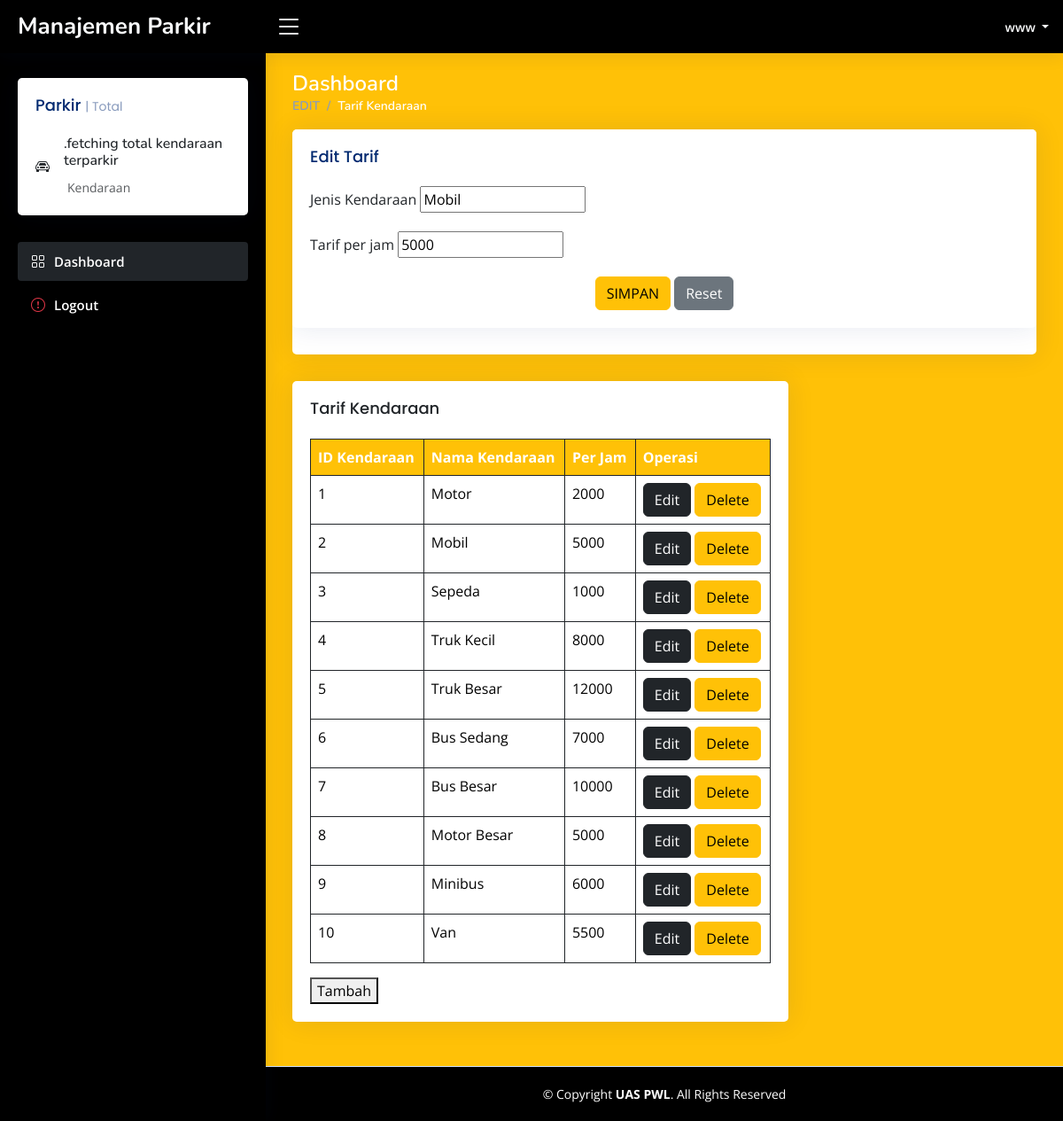
Page /editke.php?id_kendaraan=2 (signed in) on the committed database.
### tables this page shows
CREATE TABLE `tarif_kendaraan` (
  `id_kendaraan` int(3) NOT NULL,
  `nama_kendaraan` varchar(30) NOT NULL,
  `tarif_per_jam` int(255) NOT NULL
);

### tarif.php (the view)
<div class="col-lg-8">
  <?php
  $sql_tarif_kendaraan = "SELECT * FROM tarif_kendaraan";
  $result_tarif_kendaraan = $conn->query($sql_tarif_kendaraan);
  ?>
  <div class="card">
    <div class="card-body">
      <h5 class="card-title text-dark">Tarif Kendaraan</h5>
      <table class="table table-bordered border-dark">
        <thead>
          <tr>
            <th scope="col" class="bg-warning text-white">ID Kendaraan</th>
            <th scope="col" class="bg-warning text-white">Nama Kendaraan</th>
            <th scope="col" class="bg-warning text-white">Per Jam</th>
            <th scope="col" class="bg-warning text-white hidden-link">Operasi</th>
          </tr>
        </thead>
        <tbody>
          <?php while ($row = $result_tarif_kendaraan->fetch_assoc()) { ?>
            <tr>
              <td>
                <?php echo $row["id_kendaraan"]; ?>
              </td>
              <td>
                <?php echo $row["nama_kendaraan"]; ?>
              </td>
              <td>
                <?php echo $row["tarif_per_jam"]; ?>
              </td>
              <td class="hidden-link">
                <a href='editke.php?id_kendaraan=<?php echo $row["id_kendaraan"]; ?>' class='btn btn-dark'>Edit</a>
                <a href='deletep.php?id_kendaraan=<?php echo $row["id_kendaraan"]; ?>' class='btn btn-warning'>Delete</a>
              </td>
            </tr>
          <?php } ?>
        </tbody>
      </table>
      <button type="button" onclick="window.location.href='createTarif.php'"
        class=" btn-warning hidden-link">Tambah</button>
    </div>
  </div>
</div>

### editke.php (shortened to what this page needs)
<?php
include('bootstrapper.php');
include('header.php');
include('sidebar.php');
require "conn.php";
$id = isset($_GET['id_kendaraan']) ? $_GET['id_kendaraan'] : '';
$data = mysqli_query($conn, "SELECT * FROM tarif_kendaraan WHERE id_kendaraan='$id'");
while($d = mysqli_fetch_array($data)) {
?>
<?php require('mainfetch.php') ?>
<body>
  <main id="main" class="main bg-warning">
    <div class="pagetitle">
      <h1 class="text-white">Dashboard</h1>
      <nav>
        <ol class="breadcrumb">
          <li class="breadcrumb-item"><a href="index.php">EDIT</a></li>
          <li class="breadcrumb-item active text-white">Tarif Kendaraan</li>
        </ol>
      </nav>
      <div class="col-lg-12">
        <div class="col-12">
          <div class="card recent-sales overflow-auto">
            <div class="card">
              <div class="card-body">
                <h5 class="card-title">Edit Tarif</h5>
                <form class="row g-3" method="post" action="updatek.php">
    <div class="col-12">
        <label class="form-label">Jenis Kendaraan</label>
        <input type="text" name="nama_kendaraan" value="<?php echo $d['nama_kendaraan']; ?>">
    </div>
    <div class="col-12">
        <label class="form-label">Tarif per jam</label>
        <input type="text" name="tarif_per_jam" value="<?php echo $d['tarif_per_jam']; ?>">
    </div>
    <div class="text-center">
        <input type="submit" class="btn btn-warning" value="SIMPAN">
        <input type="reset" class="btn btn-secondary">
    </div>
</form>
              </div>
            </div>
          </div>
        </div>
        <?php
        include('tarif.php');
        ?>
      </div>
  </main>
<?php
};?>
  <footer id="footer" class="footer bg-black">
    <div class="copyright text-white">
      &copy; Copyright <strong><span>UAS PWL</span></strong>. All Rights Reserved
    </div>
  </footer>
</body>
</html>

### assets/css/style.css (style rules this page uses)
:root { scroll-behavior: smooth; }
body { font-family: "Open Sans", sans-serif; background: #f6f9ff; color: #444444; }
a { color: #4154f1; text-decoration: none; }
h1, h2, h3, h4, h5, h6 { font-family: "Nunito", sans-serif; }
#main { margin-top: 60px; padding: 20px 30px; transition: all 0.3s; }
.pagetitle { margin-bottom: 10px; }
.pagetitle h1 { font-size: 24px; margin-bottom: 0; font-weight: 600; color: #012970; }
.card { margin-bottom: 30px; border: none; border-radius: 5px; box-shadow: 0px 0 30px rgba(1, 41, 112, 0.1); }
.card-title { padding: 20px 0 15px 0; font-size: 18px; font-weight: 500; color: #012970; font-family: "Poppins", sans-serif; }
.card-body { padding: 0 20px 20px 20px; }
.breadcrumb { font-size: 14px; font-family: "Nunito", sans-serif; color: #899bbd; font-weight: 600; }
.breadcrumb a { color: #899bbd; transition: 0.3s; }
.breadcrumb .breadcrumb-item::before { color: #899bbd; }
.breadcrumb .active { color: #51678f; font-weight: 600; }
@media (min-width: 1200px) { #main, #footer { margin-left: 300px; } }
.footer { padding: 20px 0; font-size: 14px; transition: all 0.3s; border-top: 1px solid #cddfff; }
.footer .copyright { text-align: center; color: #012970; }

### rows in the picture
tarif_kendaraan: nama_kendaraan "Mobil", tarif_per_jam "5000", id_kendaraan "2"
tarif_kendaraan: id_kendaraan "1", nama_kendaraan "Motor", tarif_per_jam "2000"
tarif_kendaraan: id_kendaraan "3", nama_kendaraan "Sepeda", tarif_per_jam "1000"
tarif_kendaraan: id_kendaraan "4", nama_kendaraan "Truk Kecil", tarif_per_jam "8000"
tarif_kendaraan: id_kendaraan "5", nama_kendaraan "Truk Besar", tarif_per_jam "12000"
tarif_kendaraan: id_kendaraan "6", nama_kendaraan "Bus Sedang", tarif_per_jam "7000"
tarif_kendaraan: id_kendaraan "7", nama_kendaraan "Bus Besar", tarif_per_jam "10000"
tarif_kendaraan: id_kendaraan "8", nama_kendaraan "Motor Besar", tarif_per_jam "5000"
tarif_kendaraan: id_kendaraan "9", nama_kendaraan "Minibus", tarif_per_jam "6000"
tarif_kendaraan: id_kendaraan "10", nama_kendaraan "Van", tarif_per_jam "5500"
